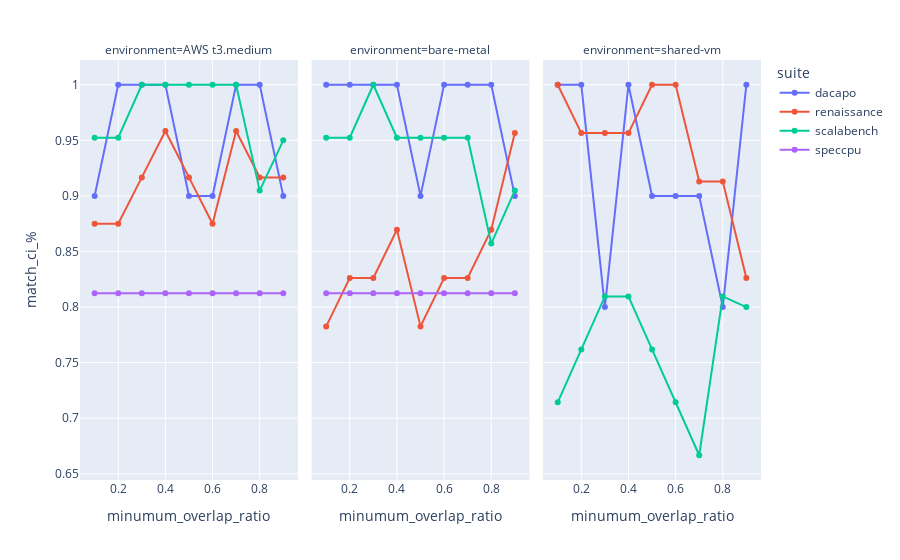

Notebook source saved alongside this figure:
### Code cell
df = arbiter_ci_contains_zero(df_overlap_match)
df = (
    df.groupby(by=[DF.env, RF.suite, RF.type, DF.overlap_rate])
    .agg(
        total_count=(DF.match_ci, "count"),
        match_count=(DF.match_ci, "sum"),
        miss_err=(DF.err_ci, np.mean),
    )
    .reset_index()
)
df[DF.match_ratio_ci] = df["match_count"] / df["total_count"]

px.line(
    df,
    x=DF.overlap_rate,
    y=DF.match_ratio_ci,
    color=RF.suite,
    facet_col=DF.env,
    markers=True,
)

### Figure 1 — Plotly figure (JSON) as saved in the notebook; plotly's stock layout.template omitted (floating-point values rounded to 4 significant figures)
{"data": [{"hovertemplate": "suite=dacapo<br>environment=AWS t3.medium<br>minumum_overlap_ratio=%{x}<br>match_ci_%=%{y}<extra></extra>", "legendgroup": "dacapo", "line": {"color": "#636efa", "dash": "solid"}, "marker": {"symbol": "circle"}, "mode": "lines+markers", "name": "dacapo", "orientation": "v", "showlegend": true, "type": "scatter", "x": [0.1, 0.2, 0.3, 0.4, 0.5, 0.6, 0.7, 0.8, 0.9], "xaxis": "x", "y": [0.9, 1, 1, 1, 0.9, 0.9, 1, 1, 0.9], "yaxis": "y"}, {"hovertemplate": "suite=dacapo<br>environment=bare-metal<br>minumum_overlap_ratio=%{x}<br>match_ci_%=%{y}<extra></extra>", "legendgroup": "dacapo", "line": {"color": "#636efa", "dash": "solid"}, "marker": {"symbol": "circle"}, "mode": "lines+markers", "name": "dacapo", "orientation": "v", "showlegend": false, "type": "scatter", "x": [0.1, 0.2, 0.3, 0.4, 0.5, 0.6, 0.7, 0.8, 0.9], "xaxis": "x2", "y": [1, 1, 1, 1, 0.9, 1, 1, 1, 0.9], "yaxis": "y2"}, {"hovertemplate": "suite=dacapo<br>environment=shared-vm<br>minumum_overlap_ratio=%{x}<br>match_ci_%=%{y}<extra></extra>", "legendgroup": "dacapo", "line": {"color": "#636efa", "dash": "solid"}, "marker": {"symbol": "circle"}, "mode": "lines+markers", "name": "dacapo", "orientation": "v", "showlegend": false, "type": "scatter", "x": [0.1, 0.2, 0.3, 0.4, 0.5, 0.6, 0.7, 0.8, 0.9], "xaxis": "x3", "y": [1, 1, 0.8, 1, 0.9, 0.9, 0.9, 0.8, 1], "yaxis": "y3"}, {"hovertemplate": "suite=renaissance<br>environment=AWS t3.medium<br>minumum_overlap_ratio=%{x}<br>match_ci_%=%{y}<extra></extra>", "legendgroup": "renaissance", "line": {"color": "#EF553B", "dash": "solid"}, "marker": {"symbol": "circle"}, "mode": "lines+markers", "name": "renaissance", "orientation": "v", "showlegend": true, "type": "scatter", "x": [0.1, 0.2, 0.3, 0.4, 0.5, 0.6, 0.7, 0.8, 0.9], "xaxis": "x", "y": [0.875, 0.875, 0.9167, 0.9583, 0.9167, 0.875, 0.9583, 0.9167, 0.9167], "yaxis": "y"}, {"hovertemplate": "suite=renaissance<br>environment=bare-metal<br>minumum_overlap_ratio=%{x}<br>match_ci_%=%{y}<extra></extra>", "legendgroup": "renaissance", "line": {"color": "#EF553B", "dash": "solid"}, "marker": {"symbol": "circle"}, "mode": "lines+markers", "name": "renaissance", "orientation": "v", "showlegend": false, "type": "scatter", "x": [0.1, 0.2, 0.3, 0.4, 0.5, 0.6, 0.7, 0.8, 0.9], "xaxis": "x2", "y": [0.7826, 0.8261, 0.8261, 0.8696, 0.7826, 0.8261, 0.8261, 0.8696, 0.9565], "yaxis": "y2"}, {"hovertemplate": "suite=renaissance<br>environment=shared-vm<br>minumum_overlap_ratio=%{x}<br>match_ci_%=%{y}<extra></extra>", "legendgroup": "renaissance", "line": {"color": "#EF553B", "dash": "solid"}, "marker": {"symbol": "circle"}, "mode": "lines+markers", "name": "renaissance", "orientation": "v", "showlegend": false, "type": "scatter", "x": [0.1, 0.2, 0.3, 0.4, 0.5, 0.6, 0.7, 0.8, 0.9], "xaxis": "x3", "y": [1, 0.9565, 0.9565, 0.9565, 1, 1, 0.913, 0.913, 0.8261], "yaxis": "y3"}, {"hovertemplate": "suite=scalabench<br>environment=AWS t3.medium<br>minumum_overlap_ratio=%{x}<br>match_ci_%=%{y}<extra></extra>", "legendgroup": "scalabench", "line": {"color": "#00cc96", "dash": "solid"}, "marker": {"symbol": "circle"}, "mode": "lines+markers", "name": "scalabench", "orientation": "v", "showlegend": true, "type": "scatter", "x": [0.1, 0.2, 0.3, 0.4, 0.5, 0.6, 0.7, 0.8, 0.9], "xaxis": "x", "y": [0.9524, 0.9524, 1, 1, 1, 1, 1, 0.9048, 0.95], "yaxis": "y"}, {"hovertemplate": "suite=scalabench<br>environment=bare-metal<br>minumum_overlap_ratio=%{x}<br>match_ci_%=%{y}<extra></extra>", "legendgroup": "scalabench", "line": {"color": "#00cc96", "dash": "solid"}, "marker": {"symbol": "circle"}, "mode": "lines+markers", "name": "scalabench", "orientation": "v", "showlegend": false, "type": "scatter", "x": [0.1, 0.2, 0.3, 0.4, 0.5, 0.6, 0.7, 0.8, 0.9], "xaxis": "x2", "y": [0.9524, 0.9524, 1, 0.9524, 0.9524, 0.9524, 0.9524, 0.8571, 0.9048], "yaxis": "y2"}, {"hovertemplate": "suite=scalabench<br>environment=shared-vm<br>minumum_overlap_ratio=%{x}<br>match_ci_%=%{y}<extra></extra>", "legendgroup": "scalabench", "line": {"color": "#00cc96", "dash": "solid"}, "marker": {"symbol": "circle"}, "mode": "lines+markers", "name": "scalabench", "orientation": "v", "showlegend": false, "type": "scatter", "x": [0.1, 0.2, 0.3, 0.4, 0.5, 0.6, 0.7, 0.8, 0.9], "xaxis": "x3", "y": [0.7143, 0.7619, 0.8095, 0.8095, 0.7619, 0.7143, 0.6667, 0.8095, 0.8], "yaxis": "y3"}, {"hovertemplate": "suite=speccpu<br>environment=AWS t3.medium<br>minumum_overlap_ratio=%{x}<br>match_ci_%=%{y}<extra></extra>", "legendgroup": "speccpu", "line": {"color": "#ab63fa", "dash": "solid"}, "marker": {"symbol": "circle"}, "mode": "lines+markers", "name": "speccpu", "orientation": "v", "showlegend": true, "type": "scatter", "x": [0.1, 0.2, 0.3, 0.4, 0.5, 0.6, 0.7, 0.8, 0.9], "xaxis": "x", "y": [0.8125, 0.8125, 0.8125, 0.8125, 0.8125, 0.8125, 0.8125, 0.8125, 0.8125], "yaxis": "y"}, {"hovertemplate": "suite=speccpu<br>environment=bare-metal<br>minumum_overlap_ratio=%{x}<br>match_ci_%=%{y}<extra></extra>", "legendgroup": "speccpu", "line": {"color": "#ab63fa", "dash": "solid"}, "marker": {"symbol": "circle"}, "mode": "lines+markers", "name": "speccpu", "orientation": "v", "showlegend": false, "type": "scatter", "x": [0.1, 0.2, 0.3, 0.4, 0.5, 0.6, 0.7, 0.8, 0.9], "xaxis": "x2", "y": [0.8125, 0.8125, 0.8125, 0.8125, 0.8125, 0.8125, 0.8125, 0.8125, 0.8125], "yaxis": "y2"}], "layout": {"annotations": [{"font": {}, "showarrow": false, "text": "environment=AWS t3.medium", "x": 0.16, "xanchor": "center", "xref": "paper", "y": 1, "yanchor": "bottom", "yref": "paper"}, {"font": {}, "showarrow": false, "text": "environment=bare-metal", "x": 0.5, "xanchor": "center", "xref": "paper", "y": 1, "yanchor": "bottom", "yref": "paper"}, {"font": {}, "showarrow": false, "text": "environment=shared-vm", "x": 0.84, "xanchor": "center", "xref": "paper", "y": 1, "yanchor": "bottom", "yref": "paper"}], "legend": {"title": {"text": "suite"}, "tracegroupgap": 0}, "margin": {"t": 60}, "xaxis": {"anchor": "y", "domain": [0, 0.32], "title": {"text": "minumum_overlap_ratio"}}, "xaxis2": {"anchor": "y2", "domain": [0.34, 0.66], "matches": "x", "title": {"text": "minumum_overlap_ratio"}}, "xaxis3": {"anchor": "y3", "domain": [0.68, 1.0], "matches": "x", "title": {"text": "minumum_overlap_ratio"}}, "yaxis": {"anchor": "x", "domain": [0, 1], "title": {"text": "match_ci_%"}}, "yaxis2": {"anchor": "x2", "domain": [0, 1], "matches": "y", "showticklabels": false}, "yaxis3": {"anchor": "x3", "domain": [0, 1], "matches": "y", "showticklabels": false}}}
